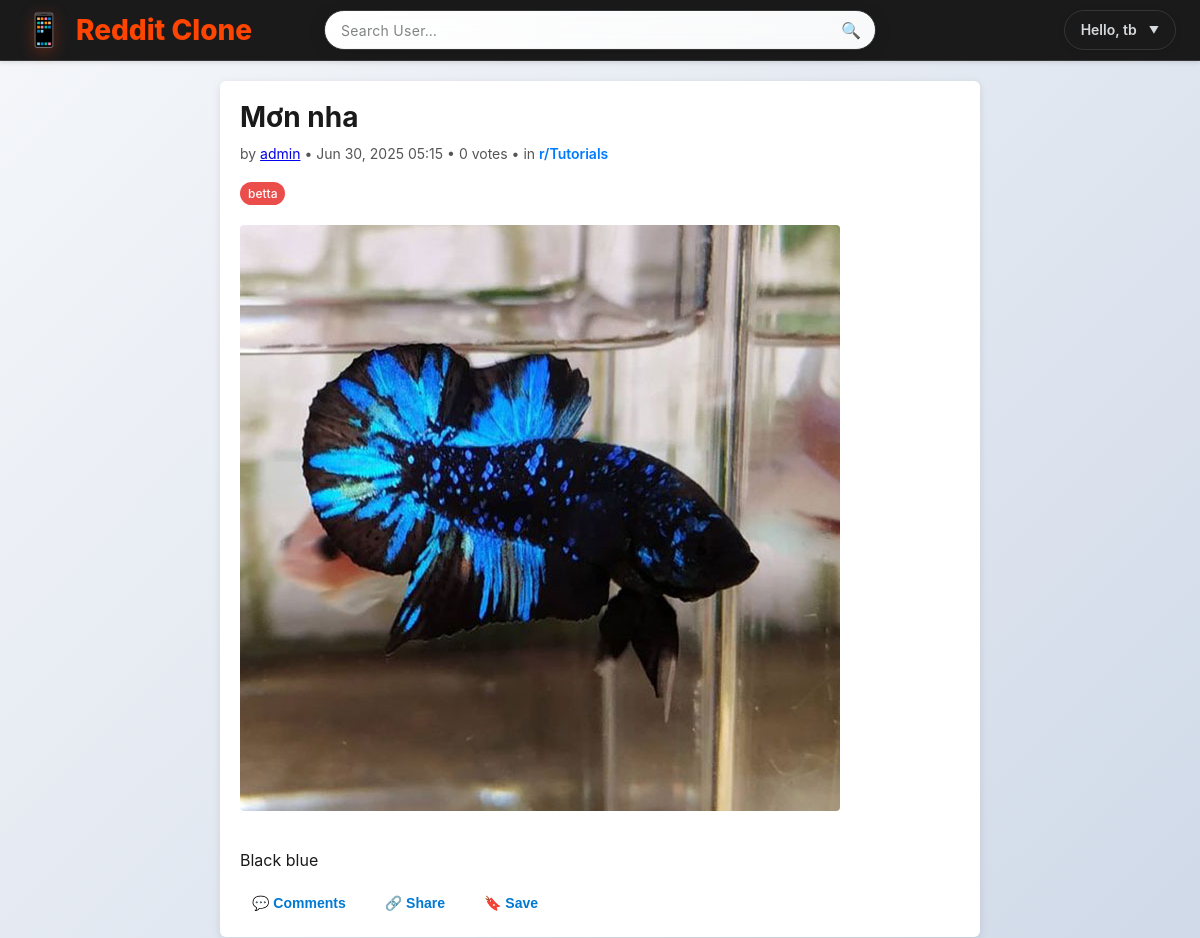
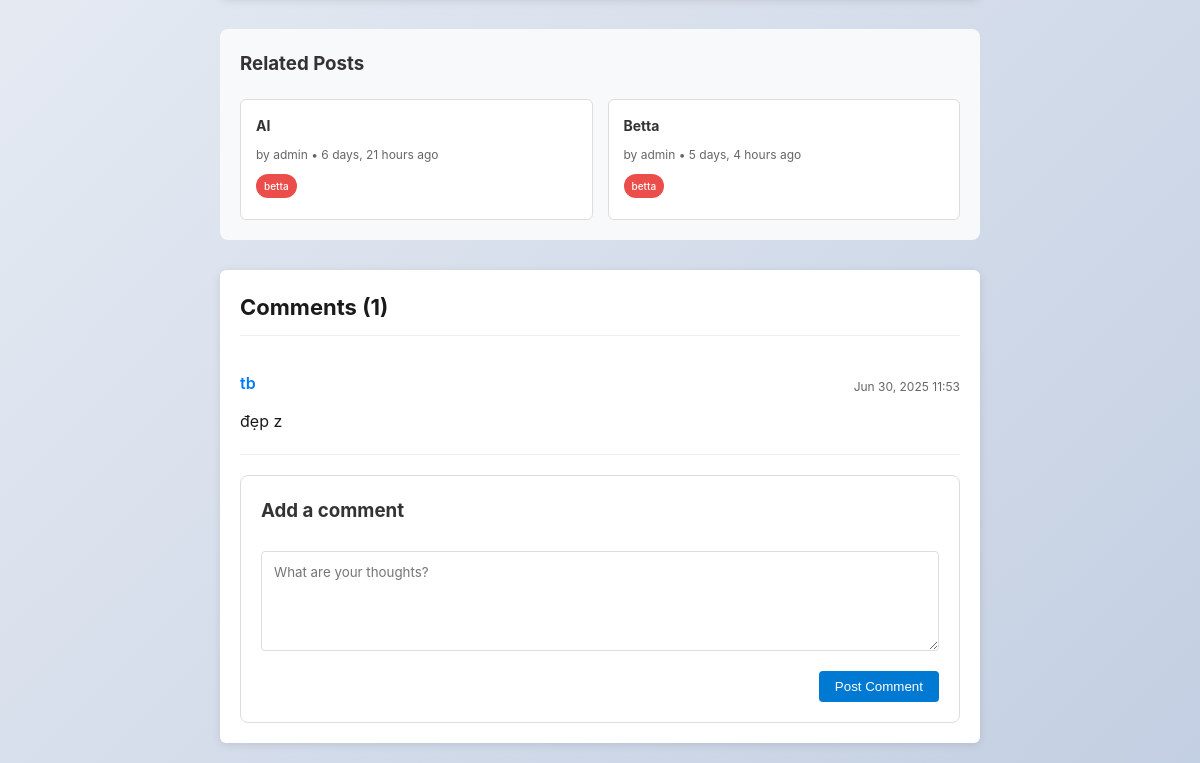
/post/75/ (signed in), run on an earlier commit of the app's database (2 pictures, top to bottom).
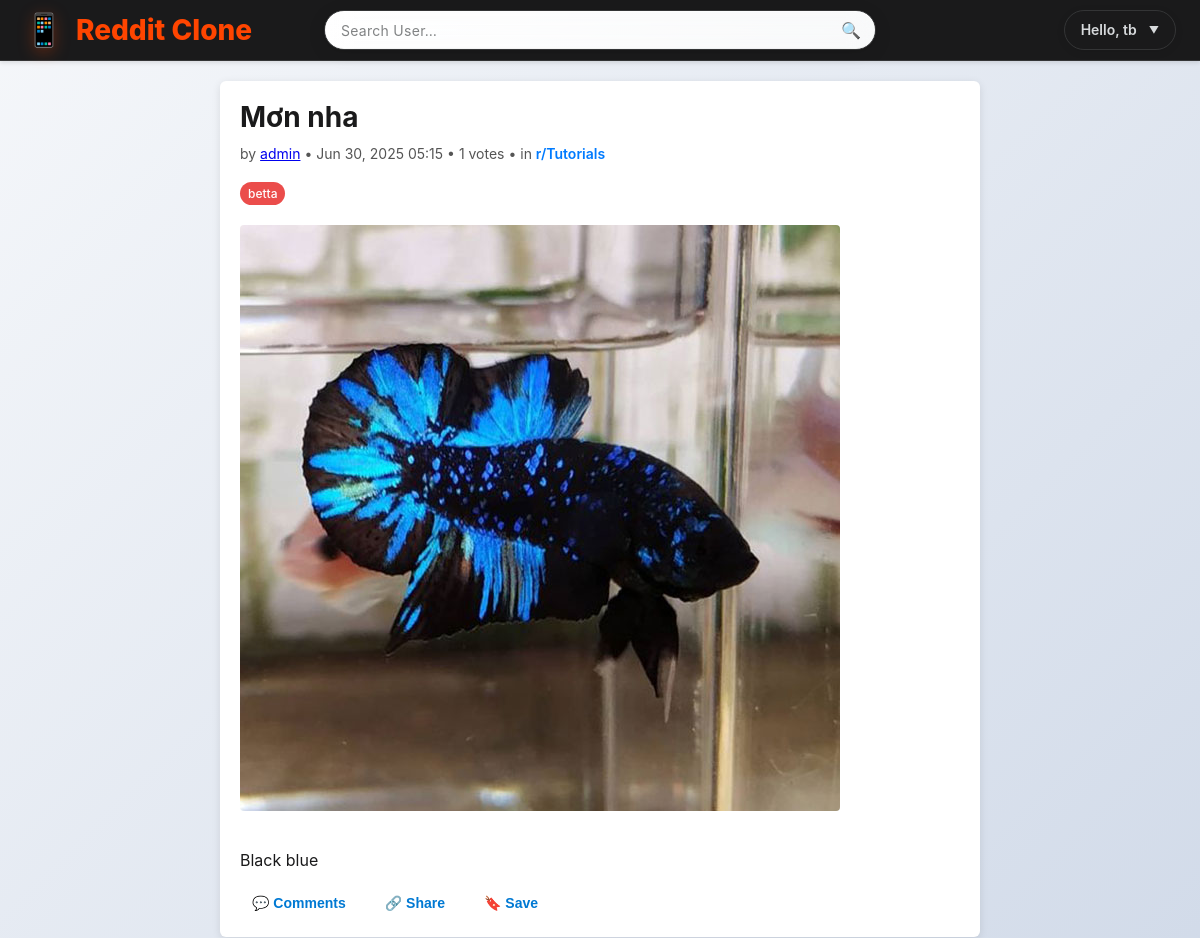
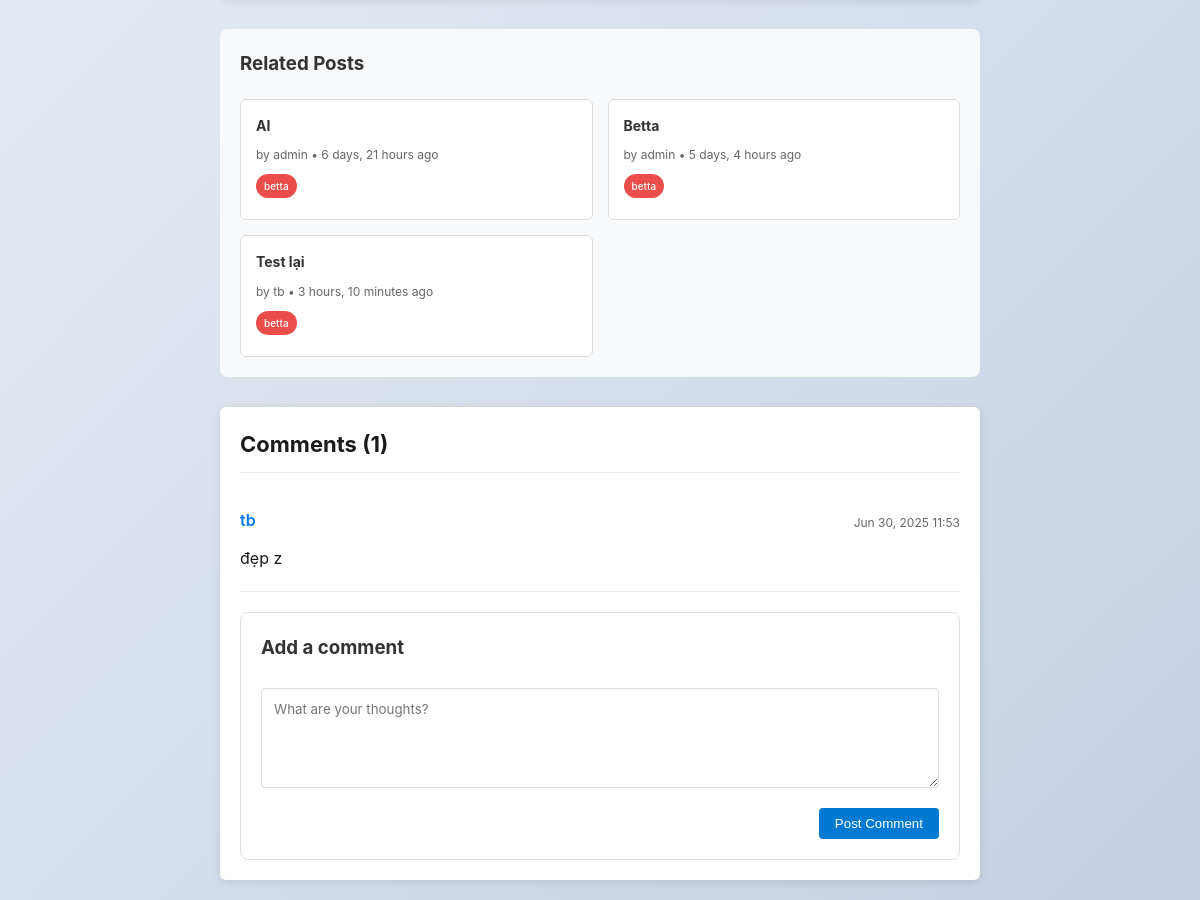
And on a later commit of the database (2 pictures, top to bottom).
### posts/models.py (models this page shows, shortened)
class Post(models.Model):
    title        = models.CharField(max_length=255)
    content      = models.TextField(blank=True)
    image        = models.ImageField(upload_to='post_images/', blank=True, null=True)
    author       = models.ForeignKey(User, on_delete=models.CASCADE)
    community    = models.ForeignKey(Community, on_delete=models.SET_NULL,
                                     null=True, blank=True, related_name='posts')
    tags         = models.ManyToManyField(Tag, blank=True, related_name='posts')
    created_at   = models.DateTimeField(auto_now_add=True)
    @property
    def score(self):
        upvotes = self.votes.filter(is_upvote=True).count()
        downvotes = self.votes.filter(is_upvote=False).count()
        return upvotes - downvotes

class Community(models.Model):
    name = models.CharField(max_length=100, unique=True)
    slug = models.SlugField(max_length=100, unique=True, blank=True)

class Tag(models.Model):
    name = models.CharField(max_length=50, unique=True)
    slug = models.SlugField(max_length=50, unique=True, blank=True)
    color = models.CharField(max_length=7, default='#007bff')  # Hex color code
    created_at = models.DateTimeField(auto_now_add=True)
    class Meta:
        ordering = ['name']

class Comment(models.Model):
    post = models.ForeignKey(Post, on_delete=models.CASCADE, related_name='comments')
    author = models.ForeignKey(User, on_delete=models.CASCADE)
    text = models.TextField()
    created = models.DateTimeField(auto_now_add=True)

### posts/views.py (the view)
# urls.py: path('post/<int:pk>/', views.post_detail, name='post_detail'),
def post_detail(request, pk):
    post = get_object_or_404(Post, pk=pk)
    if request.method == 'POST':
        form = CommentForm(request.POST)
        if form.is_valid() and request.user.is_authenticated:
            comment = form.save(commit=False)
            comment.post   = post
            comment.author = request.user
            comment.save()
            return redirect('posts:post_detail', pk=pk)
    else:
        form = CommentForm()
    related_posts = []
    if post.tags.exists():
        related_posts = Post.objects.filter(
            tags__in=post.tags.all()
        ).exclude(pk=post.pk).distinct()[:5]
    return render(request, 'posts/post_detail.html', {
        'post': post,
        'form': form,
        'related_posts': related_posts,
    })

### posts/forms.py
class CommentForm(forms.ModelForm):
    class Meta:
        model = Comment
        fields = ['text']
        widgets = {
            'text': forms.Textarea(attrs={
                'placeholder': 'What are your thoughts?',
                'class': 'form-control',
                'rows': 3
            })
        }

### posts/templates/posts/post_detail.html (shortened to what this page needs)
{% extends 'posts/base.html' %}
{% block content %}
  <div class="post-detail-container">
    <div class="post-detail-card">
      <div class="post-detail-header">
        <h1 class="post-detail-title">{{ post.title }}</h1>
        <div class="post-detail-meta">
          by <a href="{% url 'posts:user_profile' post.author.username %}">{{ post.author.username }}</a>
          • {{ post.created_at|date:"M j, Y H:i" }}
          • <span class="post-score">{{ post.score }} votes</span>
          {% if post.community %}
            • in <a href="{% url 'posts:community' post.community.slug %}" class="community-link">r/{{ post.community.name }}</a>
          {% endif %}
        </div>
      </div>
      {% if post.tags.exists %}
      <div class="post-tags mt-2">
          {% for tag in post.tags.all %}
              <a href="{% url 'posts:tag_detail' tag.slug %}" class="tag-link">
                  <span class="badge" style="background-color: {{ tag.color }}; color: white;">
                      {{ tag.name }}
                  </span>
              </a>
          {% endfor %}
      </div>
      {% endif %}
      {% if post.image %}
        <div class="post-detail-image">
          <img src="{{ post.image.url }}" alt="Post image">
        </div>
      {% endif %}
      {% if post.content %}
        <div class="post-detail-content">
          {{ post.content|linebreaks }}
        </div>
      {% endif %}
      <div class="post-detail-actions">
        <button class="action-btn comment-btn" onclick="document.getElementById('comment-form').scrollIntoView();">
          💬 Comments
        </button>
        <button class="action-btn share-btn">🔗 Share</button>
        <button class="action-btn save-btn">🔖 Save</button>
      </div>
    </div>
    {% if related_posts %}
    <div class="related-posts-section">
      <h3>Related Posts</h3>
      <div class="related-posts-grid">
        {% for related_post in related_posts %}
          <div class="related-post-card">
            <h4><a href="{% url 'posts:post_detail' related_post.id %}">{{ related_post.title|truncatechars:60 }}</a></h4>
            <div class="related-post-meta">
              by {{ related_post.author.username }} • {{ related_post.created_at|timesince }} ago
            </div>
            {% if related_post.tags.exists %}
              <div class="related-post-tags">
                {% for tag in related_post.tags.all|slice:":3" %}
                  <span class="tag-badge small" style="background-color: {{ tag.color }};">
                    {{ tag.name }}
                  </span>
                {% endfor %}
              </div>
            {% endif %}
          </div>
        {% endfor %}
      </div>
    </div>
    {% endif %}
    <div class="comments-section">
      <h2>Comments ({{ post.comments.count }})</h2>
      <ul class="comment-list">
        {% for c in post.comments.all %}
          <li class="comment-item">
            <div class="comment-header">
              <div class="comment-author">{{ c.author.username }}</div>
              <div class="comment-date">{{ c.created|date:"M j, Y H:i" }}</div>
            </div>
            <div class="comment-text">{{ c.text|linebreaks }}</div>
          </li>
        {% empty %}
          <li class="no-comments">Be the first to comment!</li>
        {% endfor %}
      </ul>
      {% if user.is_authenticated %}
        <form id="comment-form" method="post" class="comment-form">
          <div class="comment-form-header">
            <h3>Add a comment</h3>
          </div>
          {{ form.text }}
          <button type="submit" class="submit-comment-btn">Post Comment</button>
        </form>
      {% else %}
        <p class="login-to-comment">
          <a href="{% url 'login' %}?next={{ request.path }}">Log in</a> to leave a comment.
        </p>
      {% endif %}
    </div>
  </div>
{% endblock %}

### posts/templates/posts/base.html (shortened to what this page needs)
{% load static %}
<!DOCTYPE html>
<html lang="en">
<head>
  <link rel="stylesheet" href="{% static 'posts/css/style.css' %}">
</head>
<body>
  <header class="header">
    <div class="header-content">
      <a class="logo" href="{% url 'posts:post_list' %}">
        <span class="logo-icon">📱</span>
        Reddit Clone
      </a>
      <form class="search-form" method="get" action="{% url 'posts:user_search' %}">
        <input type="text" name="q" placeholder="Search User…" value="{{ request.GET.q|default:'' }}">
        <button type="submit">🔍</button>
      </form>
      <nav class="nav-right">
        {% if user.is_authenticated %}
          <div class="user-menu" id="userMenu">
            <div class="user-greeting">Hello, {{ user.username }}</div>
          </div>
        {% else %}
          <a href="{% url 'login' %}" class="nav-btn">Log In</a>
          <a href="{% url 'posts:register' %}" class="nav-btn">Sign Up</a>
        {% endif %}
      </nav>
    </div>
  </header>
  <main class="main-content">
    <div class="container">
      {% block content %}{% endblock %}
    </div>
  </main>
</body>
</html>

### posts/templates/posts/post_detail.html (style rules this page uses)
.post-detail-container { max-width: 800px; margin: 0 auto; padding: 20px; }
.tag-badge { display: inline-block; padding: 6px 12px; background-color: #007bff; color: white; text-decoration: none; border-radius: 12px; font-size: 12px; font-weight: 500; margin-right: 8px; margin-bottom: 6px; transition: all 0.2s; }
.tag-badge.small { padding: 4px 8px; font-size: 10px; }
.community-link { color: #007bff; text-decoration: none; font-weight: 600; }
.related-posts-section { margin: 30px 0; padding: 20px; background: #f8f9fa; border-radius: 8px; }
.related-posts-section h3 { margin: 0 0 20px 0; color: #333; }
.related-posts-grid { display: grid; grid-template-columns: repeat(auto-fit, minmax(300px, 1fr)); gap: 15px; }
.related-post-card { background: white; padding: 15px; border-radius: 6px; border: 1px solid #ddd; }
.related-post-card h4 { margin: 0 0 8px 0; font-size: 14px; }
.related-post-card h4 a { color: #333; text-decoration: none; }
.related-post-meta { font-size: 12px; color: #666; margin-bottom: 8px; }
.related-post-tags { margin-top: 8px; }
.comment-form { background: white; padding: 20px; border: 1px solid #ddd; border-radius: 8px; margin-top: 20px; }
.comment-form-header h3 { margin: 0 0 15px 0; color: #333; }
.comment-form textarea { width: 100%; min-height: 100px; padding: 12px; border: 1px solid #ddd; border-radius: 4px; resize: vertical; font-family: inherit; }
.submit-comment-btn { background: #007bff; color: white; padding: 10px 20px; border: none; border-radius: 4px; cursor: pointer; margin-top: 10px; }
.comment-item { border-bottom: 1px solid #eee; padding: 15px 0; }
.comment-header { display: flex; justify-content: space-between; align-items: center; margin-bottom: 8px; }
.comment-author { font-weight: 600; color: #007bff; }
.comment-date { font-size: 12px; color: #666; }
.post-tags { margin-top: 8px; }
.tag-link { text-decoration: none; margin-right: 8px; margin-bottom: 4px; display: inline-block; }
.badge { padding: 4px 8px; border-radius: 12px; font-size: 12px; font-weight: 500; }

What changed in the data, as far as the page shows it:
computed for Post "Mơn nha": score "0" → "1"
added Post: title "Test lại", author.username "tb", created_at "3 hours, 10 minutes", Tag (name "betta")
